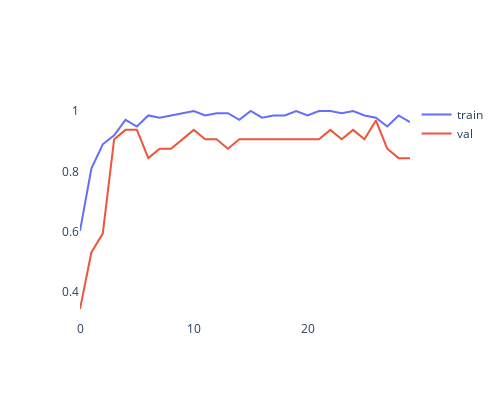

The cell this chart's notebook holds for it:
### Code cell
fig = go.Figure()
epochs = []
for i in range(len(history.history['acc'])):
    epochs.append(i)
fig.add_trace(go.Scatter(x=epochs,y=history.history['acc'], mode='lines',name='train'))
fig.add_trace(go.Scatter(x=epochs,y=history.history['val_acc'], mode='lines',name='val'))
fig.update_layout({
        'plot_bgcolor': 'rgba(0, 0, 0, 0)',
        'paper_bgcolor': 'rgba(0, 0, 0, 0)',
        'width': 500, 
        'height': 400

})
fig.show()

### Figure 1 — Plotly figure (JSON) as saved in the notebook; plotly's stock layout.template omitted (floating-point values rounded to 4 significant figures)
{"data": [{"mode": "lines", "name": "train", "type": "scatter", "x": [0, 1, 2, 3, 4, 5, 6, 7, 8, 9, 10, 11, 12, 13, 14, 15, 16, 17, 18, 19, 20, 21, 22, 23, 24, 25, 26, 27, 28, 29], "y": [0.6029, 0.8088, 0.8897, 0.9191, 0.9706, 0.9485, 0.9853, 0.9779, 0.9853, 0.9926, 1, 0.9853, 0.9926, 0.9926, 0.9706, 1, 0.9779, 0.9853, 0.9853, 1, 0.9853, 1, 1, 0.9926, 1, 0.9853, 0.9779, 0.9485, 0.9853, 0.9632]}, {"mode": "lines", "name": "val", "type": "scatter", "x": [0, 1, 2, 3, 4, 5, 6, 7, 8, 9, 10, 11, 12, 13, 14, 15, 16, 17, 18, 19, 20, 21, 22, 23, 24, 25, 26, 27, 28, 29], "y": [0.3438, 0.5312, 0.5938, 0.9062, 0.9375, 0.9375, 0.8438, 0.875, 0.875, 0.9062, 0.9375, 0.9062, 0.9062, 0.875, 0.9062, 0.9062, 0.9062, 0.9062, 0.9062, 0.9062, 0.9062, 0.9062, 0.9375, 0.9062, 0.9375, 0.9062, 0.9688, 0.875, 0.8438, 0.8438]}], "layout": {"height": 400, "paper_bgcolor": "rgba(0, 0, 0, 0)", "plot_bgcolor": "rgba(0, 0, 0, 0)", "width": 500}}
